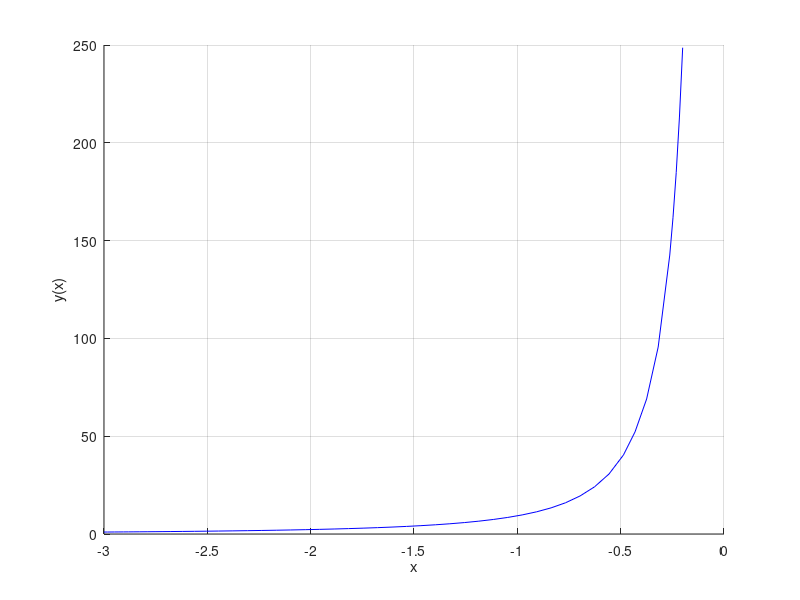

Here is the MATLAB script that generated this plot:
function Homework_1
 
    function z=ff(x,y)
        z=-2*y/x+1/(x^3*(x-2));
    end
 
clc
clf    
 
grid on
hold on
 
x0=-3;
y0=1;
[X,Y]=ode45(@ff,[x0,-0.2],y0);
plot(X,Y,'b')
 
xlabel('x')
ylabel('y(x)')
 
end
